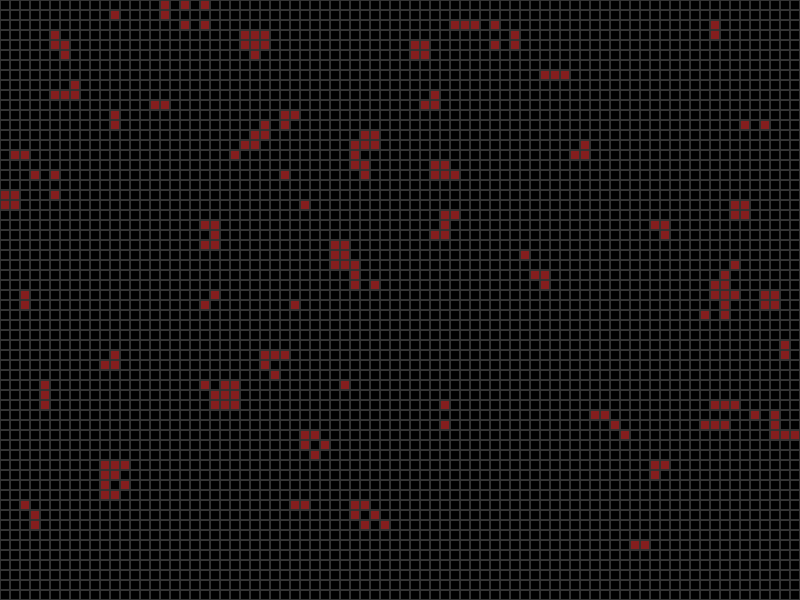
Frame 1 (no input)
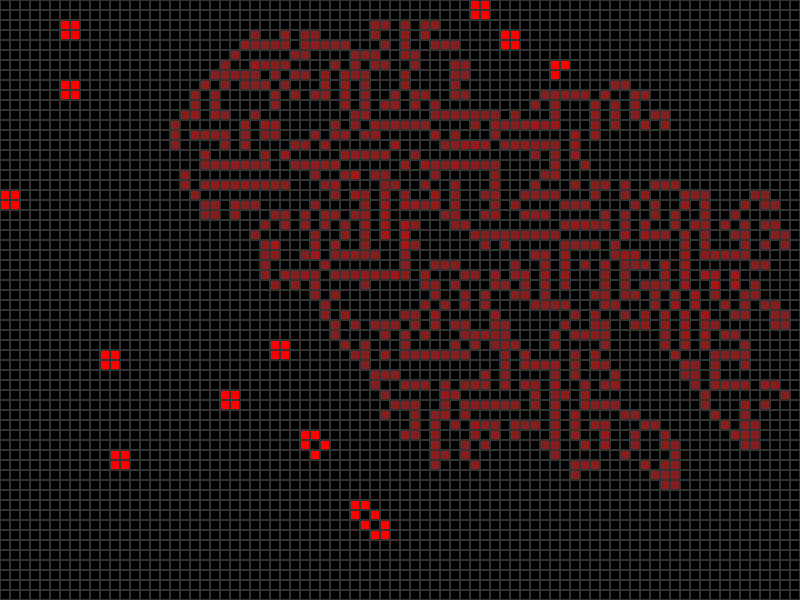
Frame 60 (no input)
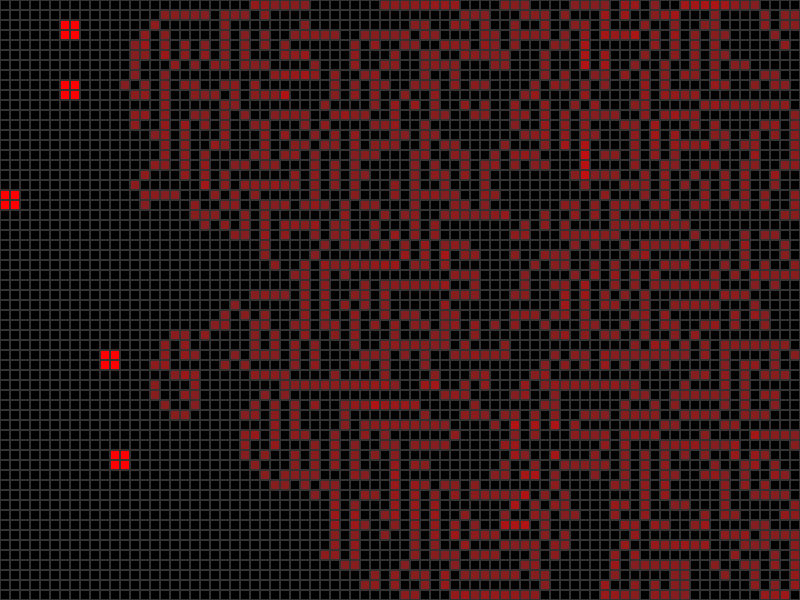
Frame 120 (the mouse pressed at the canvas centre since frame 60)

The p5.js sketch that drew these frames (run headless with seeded random() and noise() and a simulated clock; from frame 60 on, the mouse is pressed at the canvas centre):

// p5.js sketch
// ── sketch.js
let current = []
let next = []
const resolution = 10;
let rows
let cols

function setup() {
  createCanvas(800, 600)
  rows = height / resolution
  cols = width / resolution
  for (let i = 0; i < rows; i++) {
    current[i] = []
    next[i] = []
    for (let j = 0; j < cols; j++) {
      current[i][j] = new Cell(j, i, resolution);
      next[i][j] = new Cell(j, i, resolution);
      if (random() < 0.1) {
        current[i][j].birth()
      }
    }
  }
}

function nextGeneration() {
  for (let i = 0; i < rows; i++) {
    for (let j = 0; j < cols; j++) {
      let neighbors = []
      for (let x = -1; x <= 1; x++){
        for (let y = -1; y <= 1; y++){
          const trow = i + y
          const tcol = j + x
          if ((0 <= trow && trow < rows) &&
              (0 <= tcol && tcol < cols) &&
              !(x === 0 && y === 0)) {
            neighbors.push(current[trow][tcol])
          }
        }
      }
      let count = 0
      neighbors.forEach(neighbor => {
        if (neighbor.survive) {
          count++
        }
      })

      if (!current[i][j].survive && count === 3) {
        next[i][j].birth()
      } else if (current[i][j].survive && (count < 2 || count > 3)) {
        next[i][j].die()
      } else {
        next[i][j] = current[i][j]
      }
    }
  }
}

function draw() {
  background(51)
  nextGeneration()
  for (let i = 0; i < rows; i++) {
    for (let j = 0; j < cols; j++) {
      next[i][j].show();
    }
  }
  current = [...next]
}

// ── cell.js
class Cell {
  constructor(x, y, w) {
    this.x = x
    this.y = y
    this.w = w
    this.survive = false
    this.generation = 0
  }

  birth() {
    this.survive = true
    this.generation = 0
  }

  die() {
    this.survive = false
  }

  show() {
    if (this.survive) {
      this.generation++
      fill(255, 0, 0, 255 * 0.01 * this.generation + 100)
    } else {
      fill(0)
    }
    noStroke()
    rect(this.x * this.w + 1, this.y * this.w + 1, this.w - 2, this.w - 2 )
  }
}
